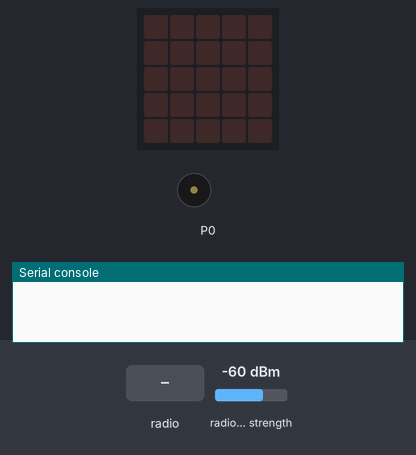
A program run on a simulated BBC micro:bit (MakeCode). On the bench: the board's 5×5 LED display, buzzer (waves = sounding), the last lines printed to the serial console. The inputs (shaded band) are chosen by the test bench; at power-on: radio signal strength -60 dBm.

Above: at 1.2 s.
1.3 s: radio message "1" arrives
At 1.7 s:
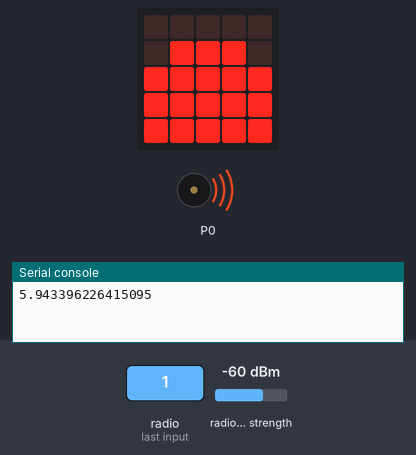
At 3.7 s:
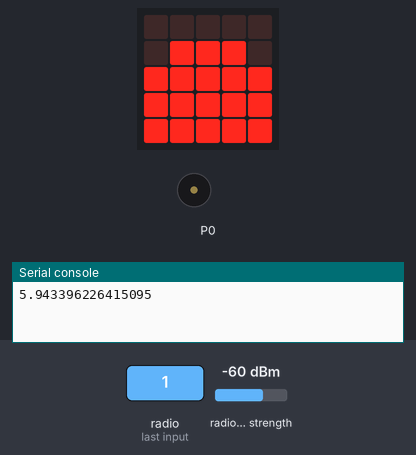
Timing chart, 0 to 5.2 s (numbered marks = the images above; inputs shaded):
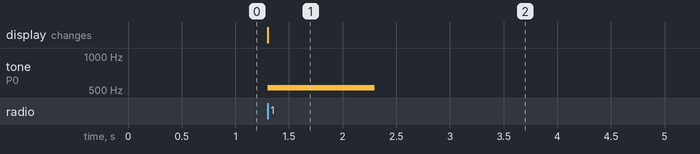

Measured:
- after the input at 1.3 s, tone on P0: silent → 523 Hz at once, → silent 1.0 s later; the display: changes at once (image 1)

The program:

main.ts
```typescript
radio.onReceivedString(function (receivedString) {
    신호강도 = radio.receivedPacket(RadioPacketProperty.SignalStrength)
    led.plotBarGraph(
    Math.map(신호강도, -95, -42, 0, 9),
    9
    )
    if (0 == radio.receivedPacket(RadioPacketProperty.SignalStrength)) {

    } else if (0 <= radio.receivedPacket(RadioPacketProperty.SignalStrength) || 1 > radio.receivedPacket(RadioPacketProperty.SignalStrength)) {
        music.playTone(523, music.beat(BeatFraction.Double))
    } else if (1 <= radio.receivedPacket(RadioPacketProperty.SignalStrength) || 2 > radio.receivedPacket(RadioPacketProperty.SignalStrength)) {
        music.playTone(587, music.beat(BeatFraction.Whole))
    } else if (2 <= radio.receivedPacket(RadioPacketProperty.SignalStrength) || 3 > radio.receivedPacket(RadioPacketProperty.SignalStrength)) {
        music.playTone(659, music.beat(BeatFraction.Half))
    } else if (3 <= radio.receivedPacket(RadioPacketProperty.SignalStrength) || 4 > radio.receivedPacket(RadioPacketProperty.SignalStrength)) {
        music.playTone(698, music.beat(BeatFraction.Quarter))
    } else if (4 <= radio.receivedPacket(RadioPacketProperty.SignalStrength) || 5 > radio.receivedPacket(RadioPacketProperty.SignalStrength)) {
        music.playTone(784, music.beat(BeatFraction.Eighth))
    } else if (6 <= radio.receivedPacket(RadioPacketProperty.SignalStrength) || 7 > radio.receivedPacket(RadioPacketProperty.SignalStrength)) {
        music.playTone(880, music.beat(BeatFraction.Sixteenth))
    }
})
let 신호강도 = 0
radio.setGroup(1)
```

test.ts
```typescript
// 테스트는 여기로 이동합니다; 이 패키지가 확장으로 사용될 때 컴파일되지 않을 것 입니다.
```
